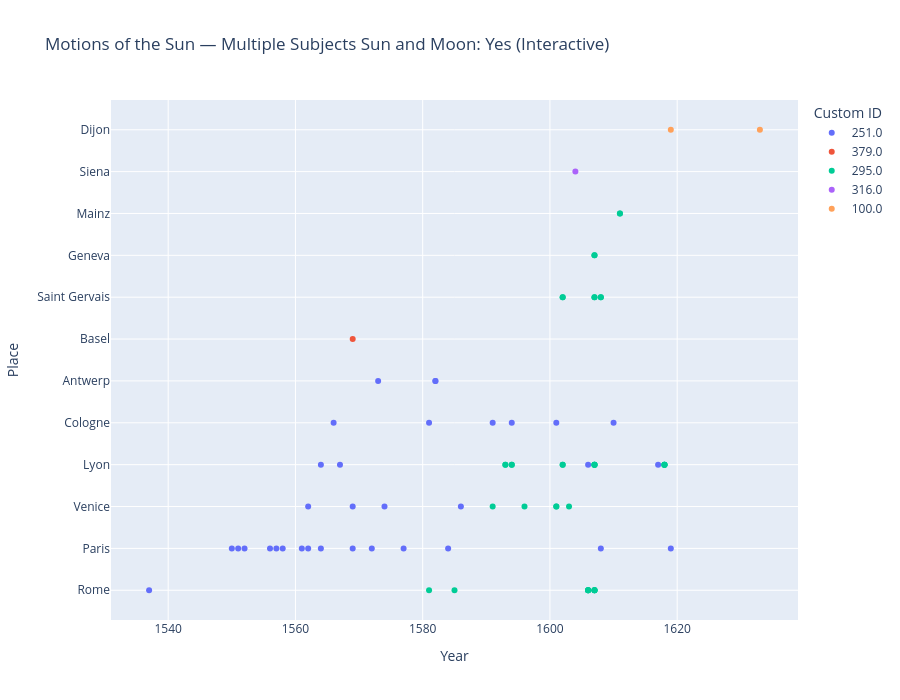

Here is the notebook cell this chart was saved with:
### Code cell
# Interactive scatter: multiple subjects=yes
fig = px.scatter(
    multi_df,
    x='year',
    y='place',
    color='custom_identifier_str',
    hover_data=['cks', 'part_or_adaption_label', 'book', 'custom_identifier_str'],
    title='Motions of the Sun — Multiple Subjects Sun and Moon: Yes (Interactive)',
    labels={'year': 'Year', 'place': 'Place', 'custom_identifier_str': 'Custom ID'}
)
fig.update_layout(height=700)
fig.show()

### Figure 1 — Plotly figure (JSON) as saved in the notebook; plotly's stock layout.template omitted (floating-point values rounded to 4 significant figures; data arrays with more than 128 entries replaced by an {"elided": "..."} marker saying what was removed)
{"data": [{"customdata": {"elided": "33x4 str values"}, "hovertemplate": "Custom ID=%{customdata[3]}<br>Year=%{x}<br>Place=%{y}<br>cks=%{customdata[0]}<br>part_or_adaption_label=%{customdata[1]}<br>book=%{customdata[2]}<extra></extra>", "legendgroup": "251.0", "marker": {"color": "#636efa", "symbol": "circle"}, "mode": "markers", "name": "251.0", "orientation": "h", "showlegend": true, "type": "scatter", "x": [1537, 1550, 1551, 1552, 1556, 1557, 1558, 1561, 1562, 1562, 1564, 1564, 1566, 1567, 1569, 1569, 1572, 1573, 1574, 1577, 1581, 1582, 1582, 1584, 1586, 1591, 1594, 1601, 1606, 1608, 1610, 1617, 1619], "xaxis": "x", "y": ["Rome", "Paris", "Paris", "Paris", "Paris", "Paris", "Paris", "Paris", "Venice", "Paris", "Lyon", "Paris", "Cologne", "Lyon", "Venice", "Paris", "Paris", "Antwerp", "Venice", "Paris", "Cologne", "Antwerp", "Antwerp", "Paris", "Venice", "Cologne", "Cologne", "Cologne", "Lyon", "Paris", "Cologne", "Lyon", "Paris"], "yaxis": "y"}, {"customdata": [["CK_Movement of the Sun", "Commentary of Schreckenfuchs O. on Sacrobosco's Sphere", "http://sphaera.mpiwg-berlin.mpg.de/id/item/8f0dc956-fe5e-4a22-ac61-eb1081825f0f", "379.0"]], "hovertemplate": "Custom ID=%{customdata[3]}<br>Year=%{x}<br>Place=%{y}<br>cks=%{customdata[0]}<br>part_or_adaption_label=%{customdata[1]}<br>book=%{customdata[2]}<extra></extra>", "legendgroup": "379.0", "marker": {"color": "#EF553B", "symbol": "circle"}, "mode": "markers", "name": "379.0", "orientation": "h", "showlegend": true, "type": "scatter", "x": [1569], "xaxis": "x", "y": ["Basel"], "yaxis": "y"}, {"customdata": {"elided": "39x4 str values"}, "hovertemplate": "Custom ID=%{customdata[3]}<br>Year=%{x}<br>Place=%{y}<br>cks=%{customdata[0]}<br>part_or_adaption_label=%{customdata[1]}<br>book=%{customdata[2]}<extra></extra>", "legendgroup": "295.0", "marker": {"color": "#00cc96", "symbol": "circle"}, "mode": "markers", "name": "295.0", "orientation": "h", "showlegend": true, "type": "scatter", "x": [1581, 1585, 1591, 1593, 1593, 1594, 1594, 1596, 1601, 1601, 1602, 1602, 1602, 1602, 1603, 1606, 1606, 1606, 1606, 1607, 1607, 1607, 1607, 1607, 1607, 1607, 1607, 1607, 1607, 1607, 1607, 1608, 1608, 1611, 1611, 1618, 1618, 1618, 1618], "xaxis": "x", "y": ["Rome", "Rome", "Venice", "Lyon", "Lyon", "Lyon", "Lyon", "Venice", "Venice", "Venice", "Saint Gervais", "Lyon", "Lyon", "Saint Gervais", "Venice", "Rome", "Rome", "Rome", "Rome", "Lyon", "Geneva", "Lyon", "Lyon", "Rome", "Saint Gervais", "Saint Gervais", "Geneva", "Rome", "Rome", "Rome", "Lyon", "Saint Gervais", "Saint Gervais", "Mainz", "Mainz", "Lyon", "Lyon", "Lyon", "Lyon"], "yaxis": "y"}, {"customdata": [["CK_Sun Orbit", "Pifferi's Commentary on the Sphere", "http://sphaera.mpiwg-berlin.mpg.de/id/item/51457f9b-2ba9-45fc-823d-154e944c8d9a", "316.0"]], "hovertemplate": "Custom ID=%{customdata[3]}<br>Year=%{x}<br>Place=%{y}<br>cks=%{customdata[0]}<br>part_or_adaption_label=%{customdata[1]}<br>book=%{customdata[2]}<extra></extra>", "legendgroup": "316.0", "marker": {"color": "#ab63fa", "symbol": "circle"}, "mode": "markers", "name": "316.0", "orientation": "h", "showlegend": true, "type": "scatter", "x": [1604], "xaxis": "x", "y": ["Siena"], "yaxis": "y"}, {"customdata": [["CK_Sun Orbit", "Tractatus de sphaera", "http://sphaera.mpiwg-berlin.mpg.de/id/item/5250d926-0314-4974-92f2-43326bbee263", "100.0"], ["CK_Sun Orbit", "Tractatus de sphaera", "http://sphaera.mpiwg-berlin.mpg.de/id/item/6be932f0-a115-4a38-a2fd-5cb5bb14cd7a", "100.0"]], "hovertemplate": "Custom ID=%{customdata[3]}<br>Year=%{x}<br>Place=%{y}<br>cks=%{customdata[0]}<br>part_or_adaption_label=%{customdata[1]}<br>book=%{customdata[2]}<extra></extra>", "legendgroup": "100.0", "marker": {"color": "#FFA15A", "symbol": "circle"}, "mode": "markers", "name": "100.0", "orientation": "h", "showlegend": true, "type": "scatter", "x": [1619, 1633], "xaxis": "x", "y": ["Dijon", "Dijon"], "yaxis": "y"}], "layout": {"height": 700, "legend": {"title": {"text": "Custom ID"}, "tracegroupgap": 0}, "title": {"text": "Motions of the Sun — Multiple Subjects Sun and Moon: Yes (Interactive)"}, "xaxis": {"anchor": "y", "domain": [0, 1], "title": {"text": "Year"}}, "yaxis": {"anchor": "x", "domain": [0, 1], "title": {"text": "Place"}}}}
